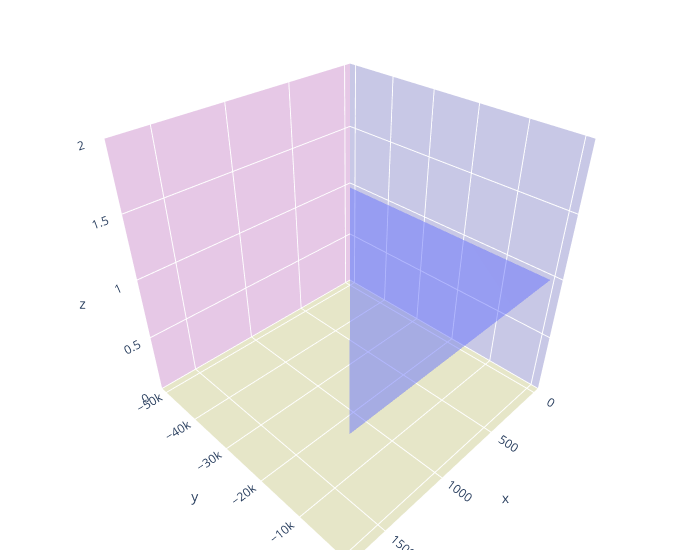

Source (notebook cell):
### Code cell
den.draw(dny.duration,dny.amplitude,dny.density)

### Figure 1 — Plotly figure (JSON) as saved in the notebook; plotly's stock layout.template omitted (floating-point values rounded to 4 significant figures)
{"data": [{"name": "asd", "opacity": 0.5, "type": "mesh3d", "x": [1, 1, 1, 2, 2, 2, 2, 2, 2, 3, 3, 7, 7, 8, 8, 9, 9, 9, 9, 14, 14, 14, 21, 21, 25, 25, 29, 29, 30, 30, 35, 35, 55, 55, 165, 165, 211, 211, 329, 329, 380, 395, 528, 528, 1719, 1719], "y": [-50000, -6.25, -6.25, -10.0, -10.0, -8.125, -8.125, -5.0, -5.0, -10.0, -10.0, -5.0, -5.0, -5.0, -5.0, 5.0, 5.0, 10.0, 10.0, 5.0, 5.0, 16.88, 10.0, 10.0, -5.0, -5.0, 1.25, 1.25, 10.0, 10.0, 5.0, 5.0, 15.0, 15.0, 9.375, 9.375, 15.0, 15.0, 3.75, 3.75, 5.0, 21.88, -8.75, -8.75, -55.0, -55.0], "z": [1, 1, 1, 1, 1, 1, 1, 1, 1, 1, 1, 1, 1, 1, 1, 1, 1, 1, 1, 1, 1, 1, 1, 1, 1, 1, 1, 1, 1, 1, 1, 1, 1, 1, 1, 1, 1, 1, 1, 1, 1, 1, 1, 1, 1, 1]}], "layout": {"margin": {"b": 10, "l": 10, "r": 10, "t": 10}, "scene": {"xaxis": {"backgroundcolor": "rgb(200, 200, 230)", "gridcolor": "white", "showbackground": true, "zerolinecolor": "white"}, "yaxis": {"backgroundcolor": "rgb(230, 200,230)", "gridcolor": "white", "showbackground": true, "zerolinecolor": "white"}, "zaxis": {"backgroundcolor": "rgb(230, 230,200)", "gridcolor": "white", "showbackground": true, "zerolinecolor": "white"}}, "width": 700}}
